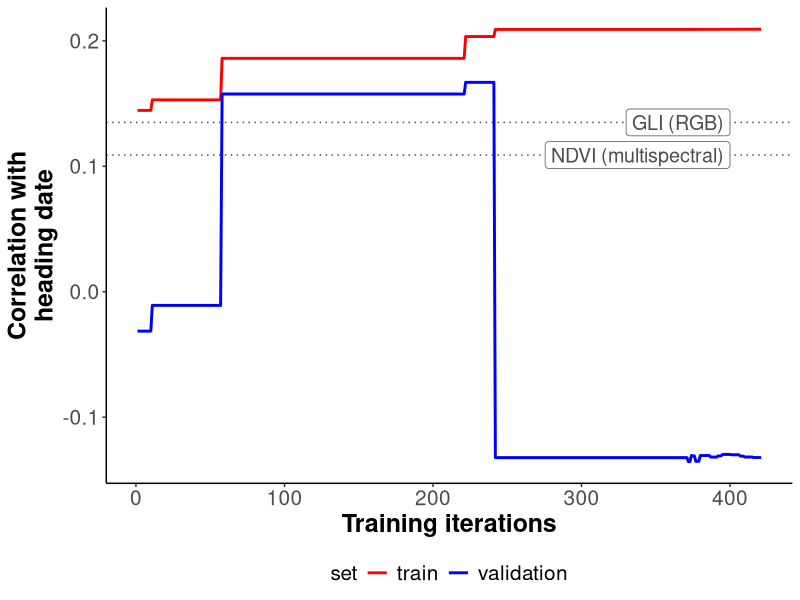
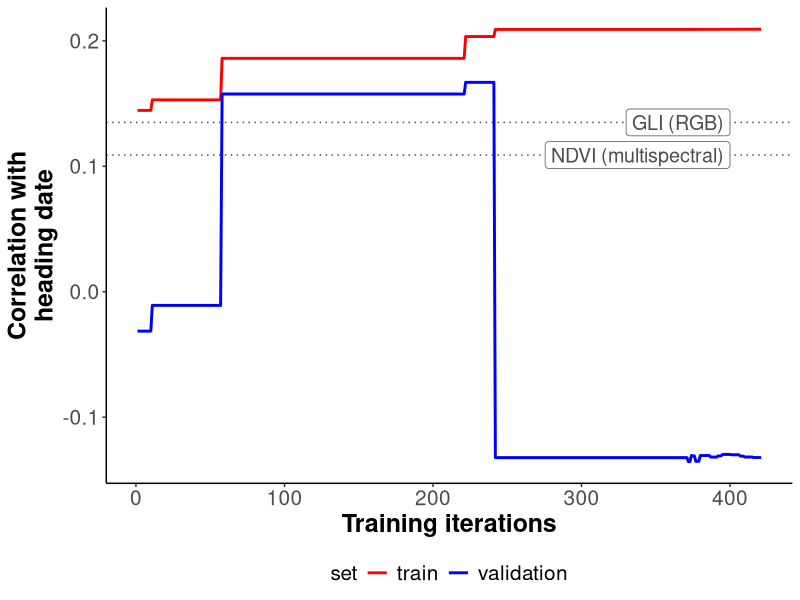

Write the R code that produced these figures, in order.
library(ggplot2)
setwd('~/research/paper-drone2report/')

df = NULL


# LOADING DATA ------------------------------------------------------------
df_tmp = read.csv('results/cs4_optimizing_index/ms_train_val.csv')
df = rbind(df, 
               data.frame(
                 cycle = 1:nrow(df_tmp),
                 correlation = df_tmp$correlation_train,
                 set = 'train'
               ),
               data.frame(
                 cycle = 1:nrow(df_tmp),
                 correlation = df_tmp$correlation_val,
                 set = 'validation'
               )
)

# PLOT --------------------------------------------------------------------
p = ggplot(data = df, aes(x=cycle, y=correlation, color = set)) + 
  geom_line(linewidth = 1) + scale_color_manual(values=c('red', 'blue')) +
  xlab('Training iterations') + ylab('Correlation with\nheading date') + 
  geom_hline(yintercept = 0.109, colour = 'grey30', linewidth = 0.5, linetype = 3) + 
  geom_hline(yintercept = 0.135, colour = 'grey30', linewidth = 0.5, linetype = 3) +
  annotate('label', x=400, y=0.109, label = 'NDVI (multispectral)', color = 'grey30', hjust = 'right', size = 5) +
  annotate('label', x=400, y=0.135, label = 'GLI (RGB)'           , color = 'grey30', hjust = 'right', size = 5) +
  theme_classic() + 
  theme(axis.title = element_text(face='bold', size = 18),
        axis.text = element_text(size = 15),
        legend.position = 'bottom', legend.title = element_text(size=15), legend.text =  element_text(size=15))
print(p)
ggsave(
  filename = 'figures_tables/trajectories.png', 
  plot = p, width = 3000, height = 1800, units = 'px')
